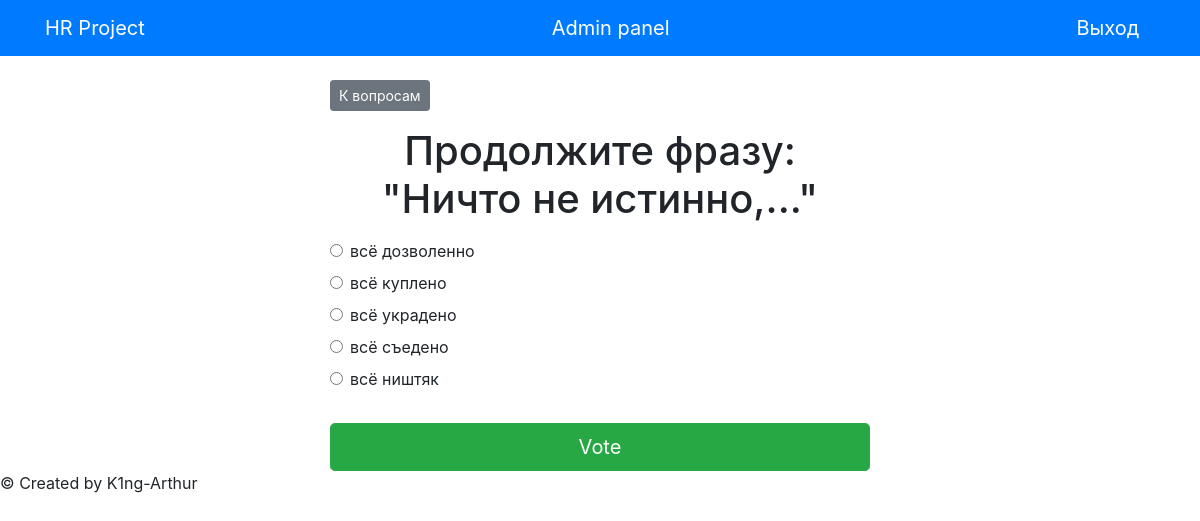
The app's page /polls/questionnaires/questions_in_questionnaire//2/ (signed in) with its own data.
### polls/models.py (models this page shows, shortened)
class Question(models.Model):
	RADIO = 'RADIO'
	CHECKBOX = 'CHECKBOX'
	TYPE_OF_CHOICES = [
		(RADIO, 'Радиокнопка'),
		(CHECKBOX, 'Чекбокс'),
	]
	question_text = models.CharField('Текст вопроса', max_length=200, null=True, blank=True)
	img = models.ImageField('Изображение', blank=True, upload_to='')
	type_of = models.CharField('Выбор варианта', max_length=8, null=True, choices=TYPE_OF_CHOICES, default=RADIO)
	pub_date = models.DateTimeField('Дата публикации', default=timezone.now)
	start_date = models.DateTimeField('Начало теста', auto_now=False, default= timezone.now)
	class Meta:
		verbose_name = 'Вопрос'
		verbose_name_plural = 'Вопросы'

class Choice(models.Model):
	question = models.ForeignKey(Question, on_delete=models.CASCADE)
	choice_text = models.CharField('Текст вариантов', max_length=200)
	choice_weight = models.IntegerField('Вес ответа', editable=True, default=0)
	class Meta:
		verbose_name = 'Ответ'
		verbose_name_plural = 'Ответы'

### polls/views.py (the view)
# urls.py: path('questionnaires/questions_in_questionnaire//<int:question_id>/', views.detail, name='detail'),
def detail(request, question_id):
  try:
    question = Question.objects.get(pk=question_id)
  except Question.DoesNotExist:
    raise Http404("Вопроса не существует")
  return render(request, 'polls/detail.html', { 'question': question })

### templates/polls/detail.html (shortened to what this page needs)
{% extends 'base.html' %}
{% block content %}
	{% if user.is_authenticated %}
		<a class="btn btn-secondary btn-sm mb-3" href="{% url 'polls:questions_in_questionnaire' 1 %}">К вопросам</a>
		<h1 class="text-center mb-3">{{ question.question_text }}</h1>
		<form action="{% url 'polls:vote' question.id %}" method="post">
			{% for choice in question.choice_set.all %}
				{% if question.type_of == 'RADIO' %}
					<div class="form-check">
						<input
						type="radio"
						name="choice"
						class="form-check-input"
						id="choice{{ forloop.counter }}"
						value="{{ choice.id }}"
						/>
						<label for="choice{{ forloop.counter }}">{{ choice.choice_text }}</label>
					</div>
				{% endif %}
			{% endfor %}
			<input type="submit" value="Vote" class="btn btn-success btn-lg btn-block mt-4"/>
		</form>
	{% else %}
   		<li>Для просмотра этой страницы войдите в ккаунт </li>
   		<li><a href="{% url 'login'%}?next={{request.path}}">Login</a></li>
	{% endif %}
{% endblock %}

### records on screen
Question: question_text "Продолжите фразу: \"Ничто не истинно,...\""
Choice: choice_text "всё дозволенно"
Choice: choice_text "всё куплено"
Choice: choice_text "всё украдено"
Choice: choice_text "всё съедено"
Choice: choice_text "всё ништяк"
